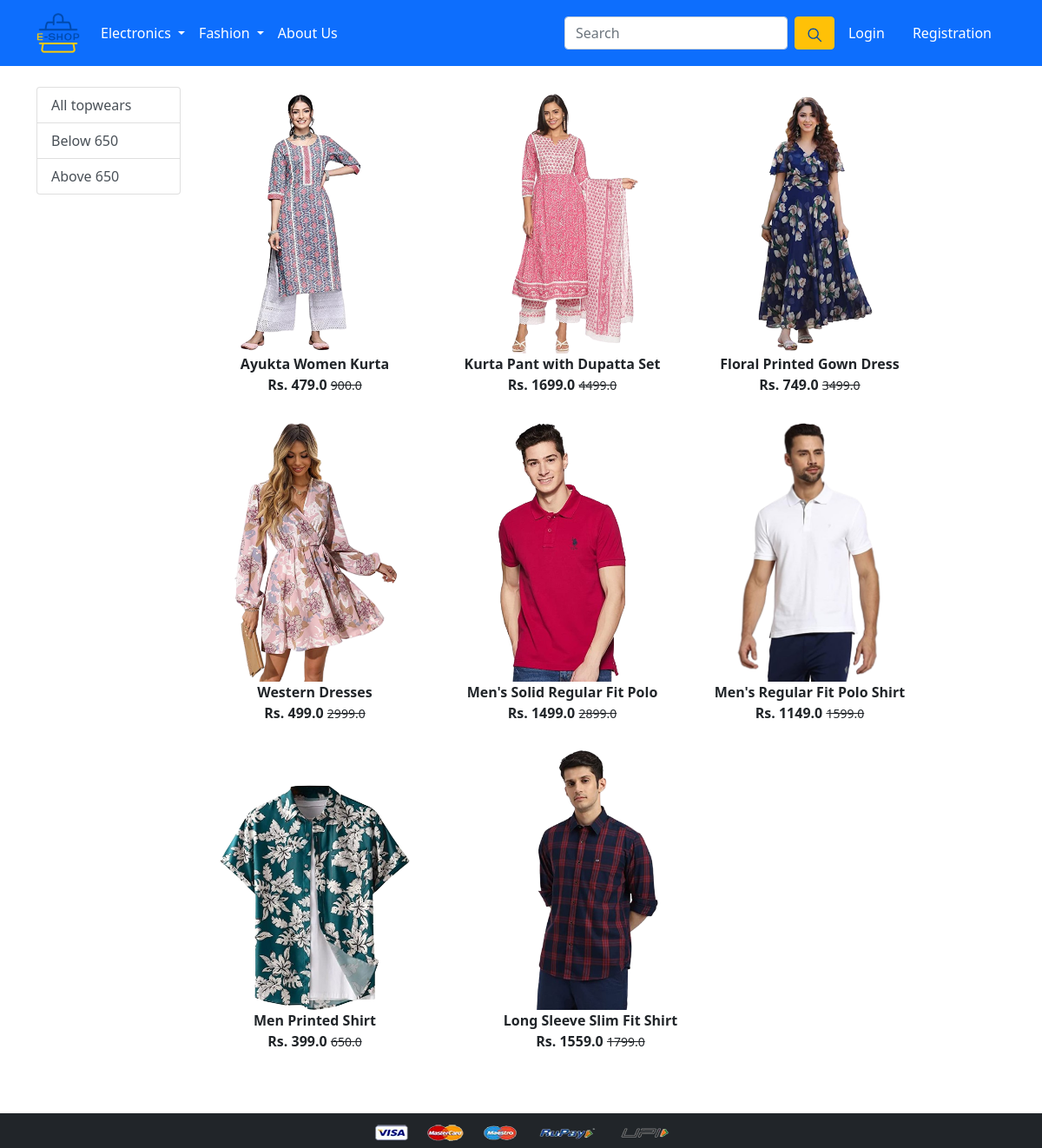
Screenshot of /topwears/ with the database file from the repository.
### app/models.py (models this page shows, shortened)
class Product(models.Model):
 title = models.CharField(max_length=100)
 selling_price = models.FloatField()
 discounted_price = models.FloatField()
 description = models.TextField()
 brand = models.CharField(max_length=100)
 category = models.CharField( choices=CATEGORY_CHOICES, max_length=2)
 product_image = models.ImageField(upload_to='productimg')

### app/views.py (the view)
# urls.py: path('topwears/', views.topwears, name='topwears'),
def topwears(request, data=None):
	totalitem = 0
	if request.user.is_authenticated:
		totalitem = len(Cart.objects.filter(user=request.user))
	if data==None :
			topwears = Product.objects.filter(category='TW')
	elif data == 'below':
			topwears = Product.objects.filter(category='TW').filter(discounted_price__lt=650)
	elif data == 'above':
			topwears = Product.objects.filter(category='TW').filter(discounted_price__gt=650)
	return render(request, 'app/topwears.html', {'topwears':topwears, 'totalitem':totalitem})

### app/templates/app/topwears.html (shortened to what this page needs)
{% extends 'app/base.html' %}
{% load static %}
{% block main-content %}
<div class="container my-4">
 <div class="row">
  <div class="col-sm-2">
   <div class="list-group">
     <a href="{% url 'topwears' %}" class="list-group-item list-group-item-action" aria-current="true">All topwears</a>
     <a href="{% url 'topwearsdata' 'below'  %}" class="list-group-item list-group-item-action">Below 650</a>
     <a href="{% url 'topwearsdata' 'above'  %}" class="list-group-item list-group-item-action">Above 650</a>
   </div>
  </div>
  <div class="col-sm-9">
   <div class="row">
    {% for product in topwears %}
     <div class="col-sm-4 text-center mb-3">
      <a href="{% url 'product-detail' product.id %}" class="btn">
       <div class="item">
        <img src="{{product.product_image.url}}" alt="" height="300" class="">
        <div class="fw-bold">{{product.title}}</div>
        <div class="fw-bold">Rs. {{product.discounted_price}} <small class="fw-light text-decoration-line-through">{{product.selling_price}}</small></div>
       </div>
      </a>
     </div>
    {% endfor %}
   </div>
  </div>
 </div>
</div>
{% endblock main-content %}

### rows the page displays
Product: product_image (picture), title "Ayukta Women Kurta", discounted_price "479.0", selling_price "900.0"
Product: product_image (picture), title "Kurta Pant with Dupatta Set", discounted_price "1699.0", selling_price "4499.0"
Product: product_image (picture), title "Floral Printed Gown Dress", discounted_price "749.0", selling_price "3499.0"
Product: product_image (picture), title "Western Dresses", discounted_price "499.0", selling_price "2999.0"
Product: product_image (picture), title "Men's Solid Regular Fit Polo", discounted_price "1499.0", selling_price "2899.0"
Product: product_image (picture), title "Men's Regular Fit Polo Shirt", discounted_price "1149.0", selling_price "1599.0"
Product: product_image (picture), title "Men Printed Shirt", discounted_price "399.0", selling_price "650.0"
Product: product_image (picture), title "Long Sleeve Slim Fit Shirt", discounted_price "1559.0", selling_price "1799.0"
